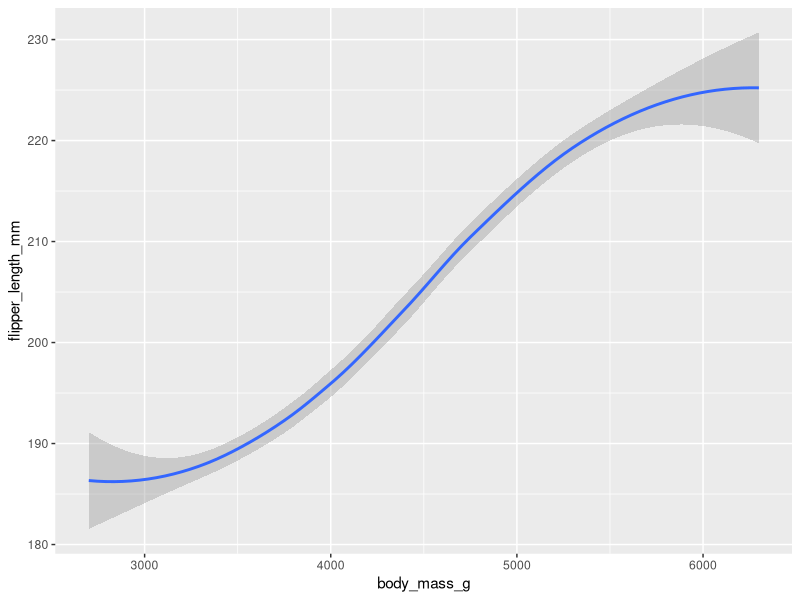
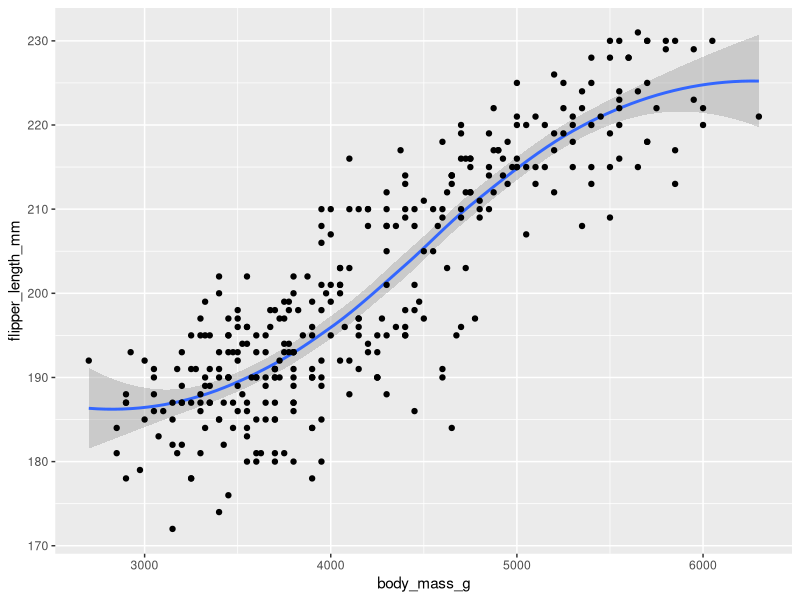
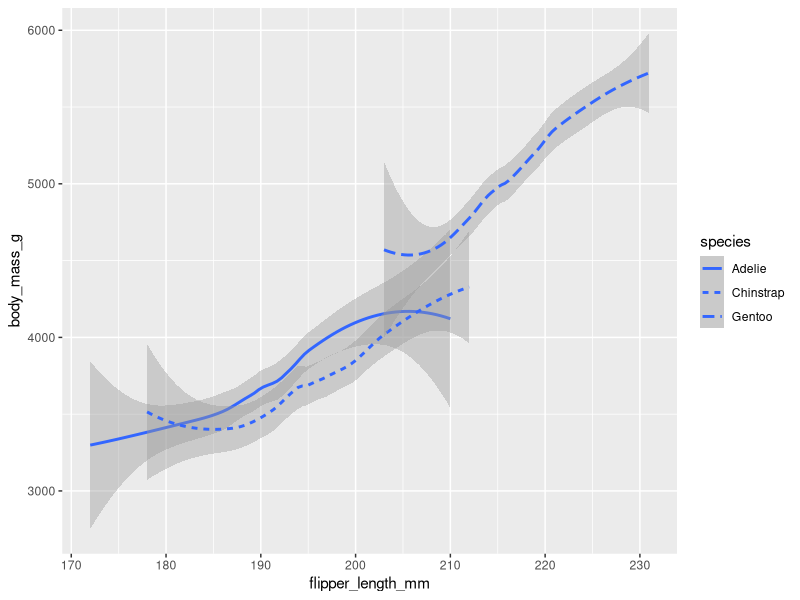
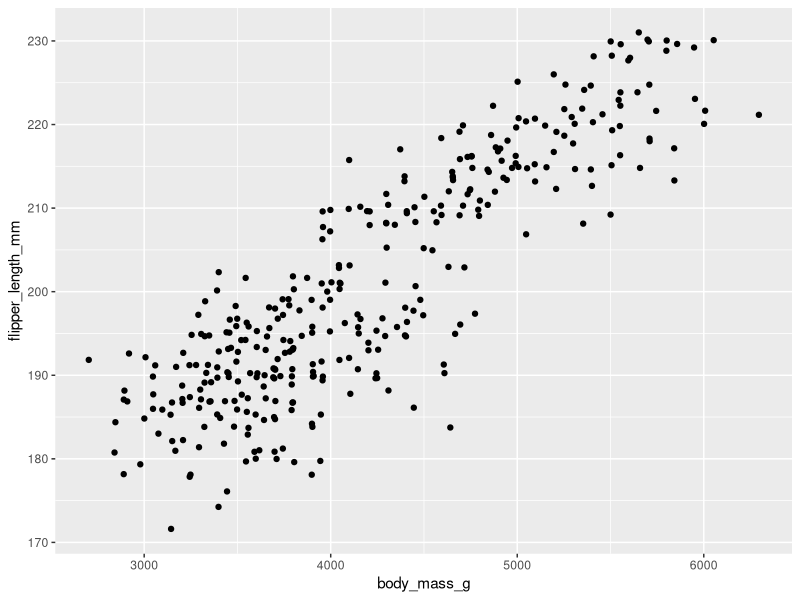
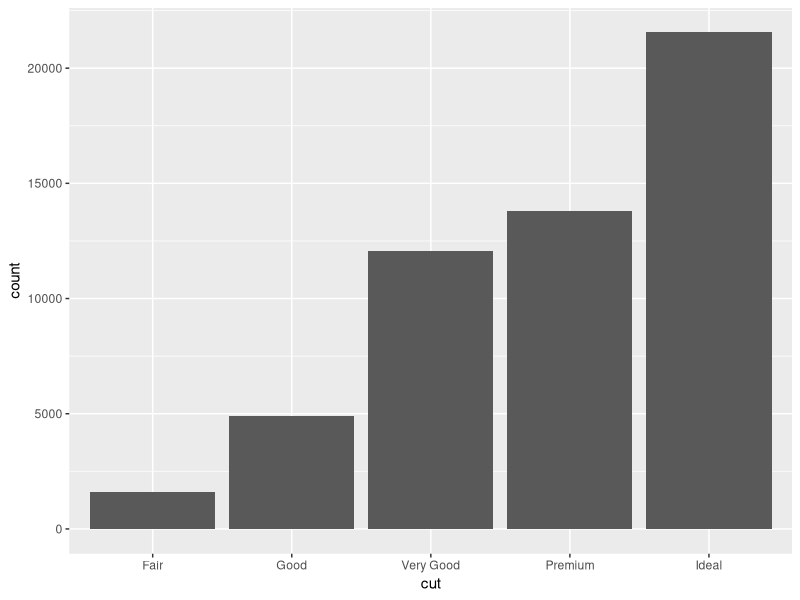
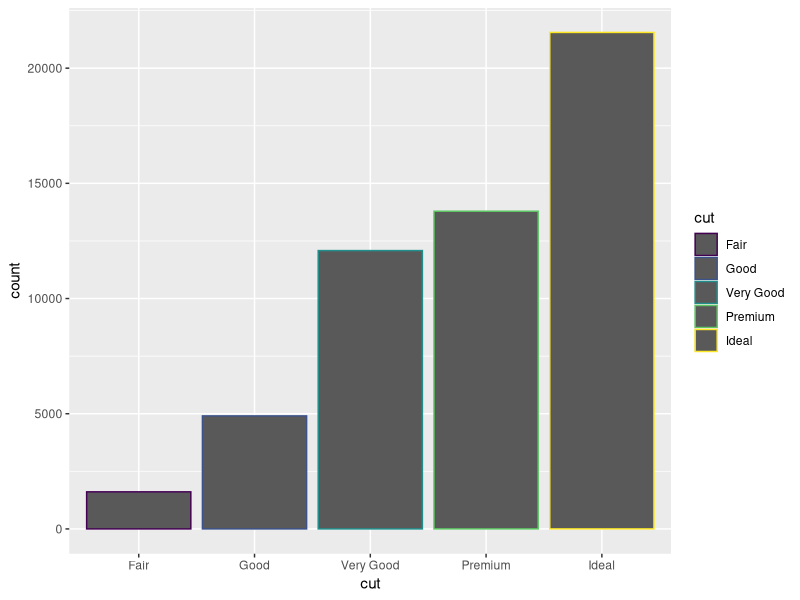
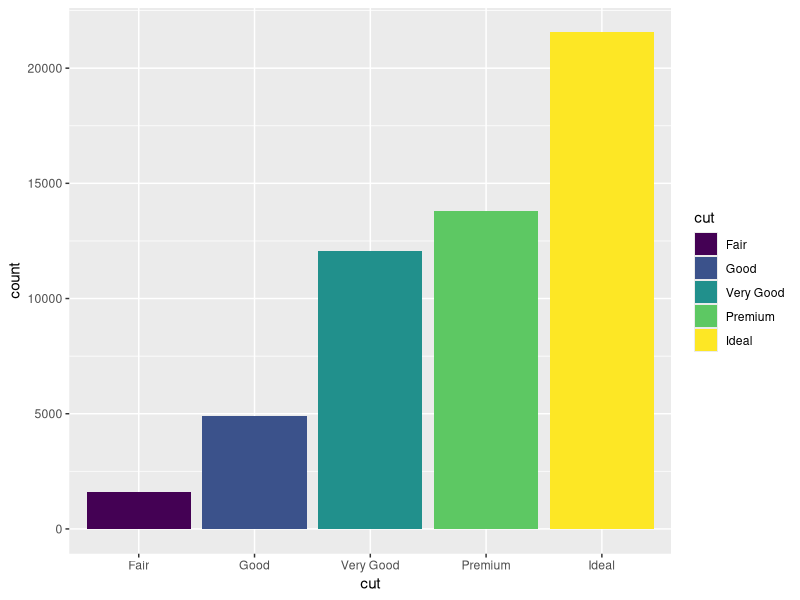
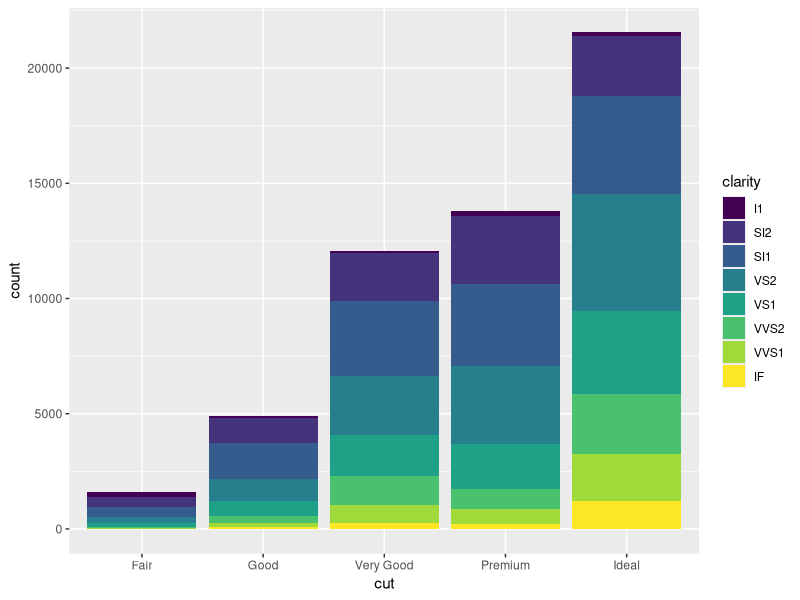

Write R code to recreate these figures, in order.
library('ggplot2')
library(palmerpenguins)

ggplot(data=penguins)+geom_smooth(mapping=aes(x=body_mass_g,y=flipper_length_mm))

ggplot(data=penguins)+geom_smooth(mapping=aes(x=body_mass_g,
                                              y=flipper_length_mm))+ 
  geom_point(mapping=aes(x=body_mass_g,y=flipper_length_mm))

ggplot(data=penguins)+geom_smooth(mapping=aes(y=body_mass_g,
                                              x=flipper_length_mm,
                                              linetype=species))

ggplot(data=penguins)+geom_jitter(mapping=aes(x=body_mass_g,y=flipper_length_mm))

ggplot(data=diamonds)+geom_bar(mapping=aes(x=cut))

ggplot(data=diamonds)+geom_bar(mapping=aes(x=cut,color=cut))

ggplot(data=diamonds)+geom_bar(mapping=aes(x=cut,fill=cut))

ggplot(data=diamonds)+geom_bar(mapping=aes(x=cut,fill=clarity))

ggplot(data=penguins)+geom_smooth(mapping=aes(y=body_mass_g,
                                              x=flipper_length_mm,
                                              linetype=species),method="gam",
                                  formula=y~s(x))
